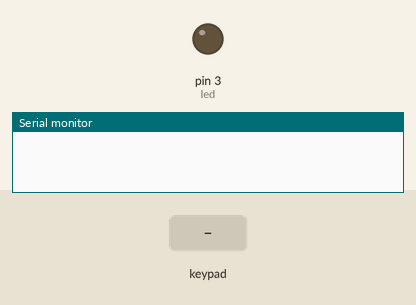
Bench run of a sketch on a simulated Arduino Uno, built with avr-gcc and run on an emulated ATmega328P. On the bench: output pins drawn as LEDs (lit = HIGH), the last lines printed to the serial monitor. Inputs (shaded band) come from the test bench.

Above: at 1.2 s.
1.3 s: key '1' pressed
At 2.4 s:
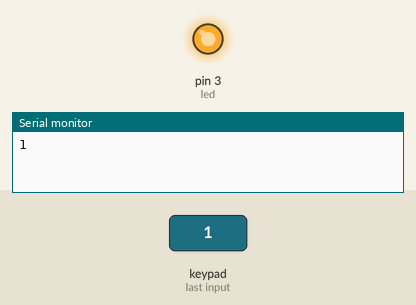
8.6 s: key '2' pressed
At 9.0 s:
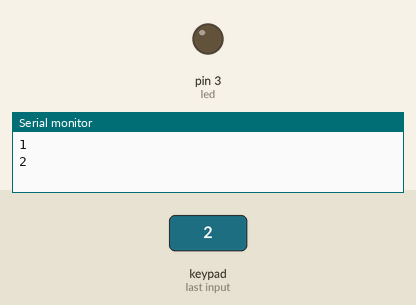
10.1 s: keypad keys 1 1 1 0 9 8 * pressed 0.4 s apart
At 11.4 s:
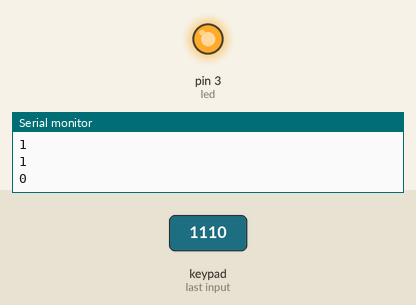
Timing chart, 0 to 13.1 s (numbered marks = the images above; inputs shaded):
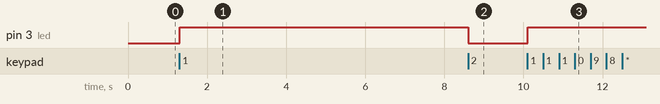

Measured:
- after the input at 1.3 s, pin 3 (led): LOW → HIGH at once
- after the input at 8.6 s, pin 3 (led): HIGH → LOW at once
- after the input at 10.1 s, pin 3 (led): LOW → HIGH at once

The sketch:

teclado_matricial_con_led.ino
```cpp
#include <Keypad.h>
const byte numRows = 4;
const byte numCols = 4;

char keymap [numRows][numCols]
{
 {'1','2','3','A',},
 {'4','5','6','B',},
 {'7','8','9','C',},
 {'*','0','#','D',},
};

byte rowPins[numRows]= {11,10,9,8};
byte colPins[numCols]= {7,6,5,4,};

Keypad teclado = Keypad(makeKeymap(keymap), rowPins, colPins, numRows, numCols);

int led = 3;

void setup()
{
 Serial.begin(9600);
 pinMode (led, OUTPUT);
}

void loop()
{
 char key = teclado.getKey();
  if (key)
  {
    Serial.println (key);
  }
 if(key=='1')
  {
    digitalWrite(led,HIGH);
  }
    if(key=='2')
  {
    digitalWrite(led,LOW);
  }
}
```
